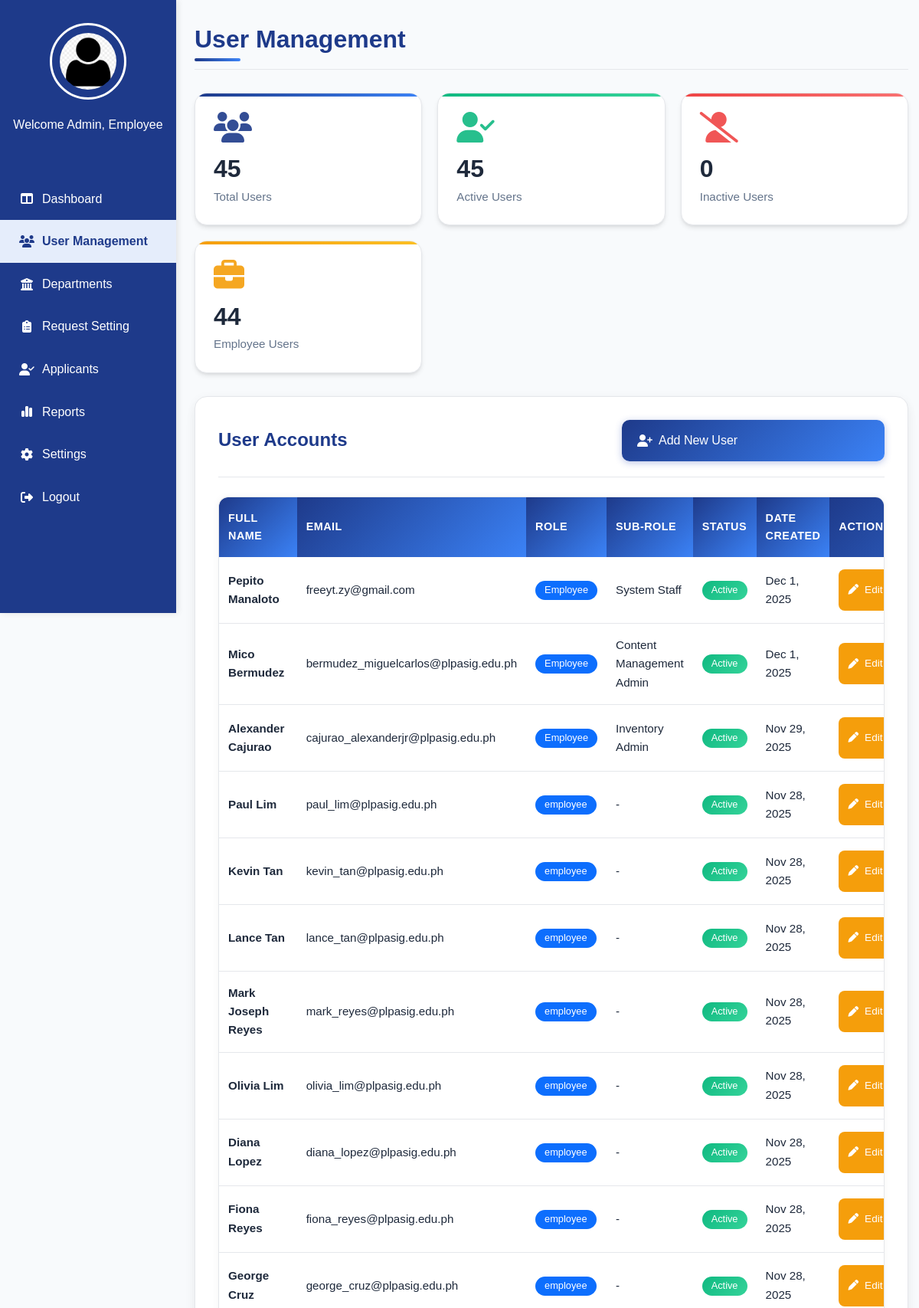
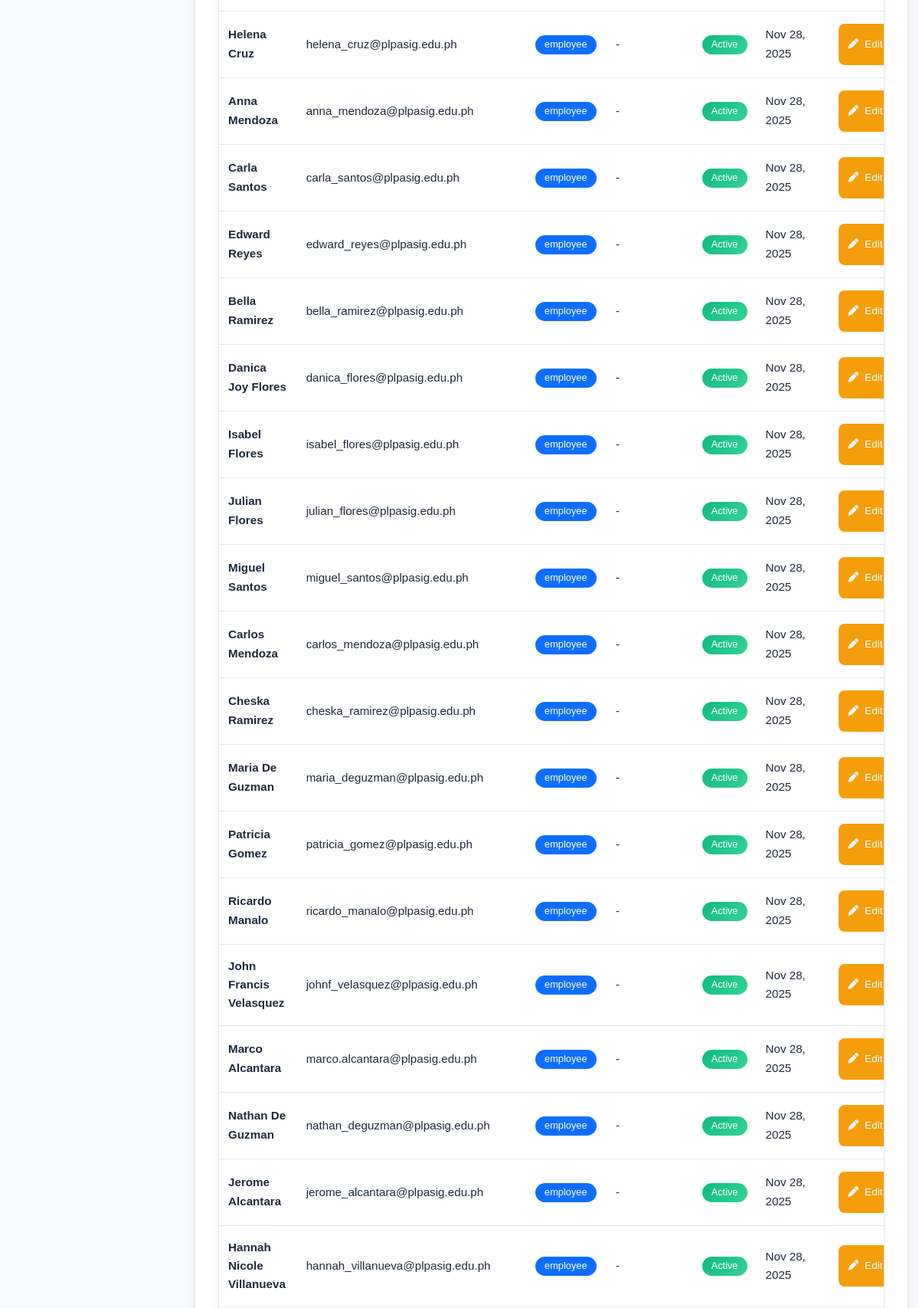
The page /Admin_UserManagement.php (upper part) on the database its author committed (2 pictures, top to bottom).
### tables this page shows
CREATE TABLE `user` (
  `applicant_employee_id` varchar(100) DEFAULT NULL,
  `email` varchar(100) NOT NULL,
  `password` varchar(255) NOT NULL,
  `role` varchar(50) NOT NULL,
  `fullname` varchar(150) NOT NULL,
  `status` varchar(20) NOT NULL,
  `created_at` datetime NOT NULL,
  `profile_pic` varchar(255) DEFAULT NULL,
  `reset_token` varchar(255) NOT NULL,
  `token_expiry` varchar(255) NOT NULL,
  `sub_role` varchar(50) DEFAULT NULL
);

### Admin_UserManagement.php (the view, shortened to what this page needs)
<?php
require 'admin/db.connect.php';
$adminname = $_SESSION['fullname'] ?? "Human Resource (HR) Admin";
$employeeID = $_SESSION['applicant_employee_id'] ?? null;
if ($employeeID) {
    $stmt = $conn->prepare("SELECT profile_pic FROM employee WHERE empID = ?");
    $stmt->bind_param("s", $employeeID);
    $stmt->execute();
    $result = $stmt->get_result();
    if ($result->num_rows > 0) {
        $row = $result->fetch_assoc();
        $profile_picture = !empty($row['profile_pic'])
            ? "uploads/employees/" . $row['profile_pic']
            : "uploads/employees/default.png";
    } else {
        $profile_picture = "uploads/employees/default.png";
    }
} else {
    $adminname = $_SESSION['fullname'] ?? "Employee";
    $profile_picture = "uploads/employees/default.png";
}
$totalUsers = $conn->query("SELECT COUNT(*) as count FROM user")->fetch_assoc()['count'];
$activeUsers = $conn->query("SELECT COUNT(*) as count FROM user WHERE status = 'Active'")->fetch_assoc()['count'];
$inactiveUsers = $conn->query("SELECT COUNT(*) as count FROM user WHERE status = 'Inactive'")->fetch_assoc()['count'];
$employeeUsers = $conn->query("SELECT COUNT(*) as count FROM user WHERE role = 'Employee'")->fetch_assoc()['count'];
?>
<!DOCTYPE html>
<html lang="en">
<head>
<link rel="stylesheet" href="admin-sidebar.css">
<link href="https://cdn.jsdelivr.net/npm/bootstrap@5.3.3/dist/css/bootstrap.min.css" rel="stylesheet">
<link rel="stylesheet" href="https://cdnjs.cloudflare.com/ajax/libs/font-awesome/6.5.0/css/all.min.css">
</head>
<body>
    <div class="sidebar">
        <div class="sidebar-logo">
             <a href="Admin_Profile.php" class="sidebar_logo">
             <img src="<?php echo htmlspecialchars($profile_picture); ?>" alt="Profile" class="sidebar-profile-img">
             </a>
        </div>
        <div class="sidebar-name">
            <p><?php echo "Welcome Admin, $adminname"; ?></p>
        </div>
    <ul class="nav flex-column">
        <li><a href="Admin_Dashboard.php"><i class="fa-solid fa-table-columns"></i> Dashboard</a></li>
        <li class="active"><a href="Admin_UserManagement.php"><i class="fa-solid fa-users"></i> User Management</a></li>
        <li><a href="Admin_Departments.php"><i class="fa-solid fa-building-columns"></i> Departments</a></li>
        <li><a href="Admin_RequestSetting.php"><i class="fa-solid fa-clipboard-list"></i> Request Setting</a></li>
        <li><a href="Admin-Applicants.php"><i class="fa-solid fa-user-check"></i> Applicants</a></li>
        <li><a href="Admin_Reports.php"><i class="fa-solid fa-chart-simple"></i> Reports</a></li>
        <li><a href="Admin-Settings.php"><i class="fa-solid fa-gear"></i> Settings</a></li>
        <li><a href="Login.php"><i class="fa-solid fa-right-from-bracket"></i> Logout</a></li>
    </ul>
</div>
<main class="main-content">
    <div class="main-content-header">
        <h1>User Management</h1>
    </div>
    <div class="stats-container">
        <div class="stat-card total-users fade-in">
            <i class="fa-solid fa-users"></i>
            <h3><?php echo $totalUsers; ?></h3>
            <p>Total Users</p>
        </div>
        <div class="stat-card active-users fade-in">
            <i class="fa-solid fa-user-check"></i>
            <h3><?php echo $activeUsers; ?></h3>
            <p>Active Users</p>
        </div>
        <div class="stat-card inactive-users fade-in">
            <i class="fa-solid fa-user-slash"></i>
            <h3><?php echo $inactiveUsers; ?></h3>
            <p>Inactive Users</p>
        </div>
        <div class="stat-card employee-users fade-in">
            <i class="fa-solid fa-briefcase"></i>
            <h3><?php echo $employeeUsers; ?></h3>
            <p>Employee Users</p>
        </div>
    </div>
    <div class="content-card fade-in">
        <div class="content-header">
            <h3>User Accounts</h3>
            <button class="btn btn-primary" data-bs-toggle="modal" data-bs-target="#addUserModal">
                <i class="fa-solid fa-user-plus"></i> Add New User
            </button>
        </div>
        <div class="table-container">
            <div class="table-responsive">
                <table class="table table-hover align-middle">
                    <thead>
                        <tr>
                            <th>Full Name</th>
                            <th>Email</th>
                            <th>Role</th>
                            <th>Sub-role</th>
                            <th>Status</th>
                            <th>Date Created</th>
                            <th>Actions</th>
                        </tr>
                    </thead>
                    <tbody>
                    <?php
                    $query = $conn->query("SELECT u.*, e.department AS emp_department, e.position AS emp_position, e.type_name AS emp_type_name FROM user u LEFT JOIN employee e ON e.empID = u.applicant_employee_id ORDER BY u.created_at DESC");
                    while ($row = $query->fetch_assoc()) {
                        $statusBadge = ($row['status'] == 'Active') ? 'bg-success' : 'bg-danger';
                        $subRole = $row['sub_role'] ?: '-';
                        echo "
                        <tr class='fade-in'>
                            <td><strong>{$row['fullname']}</strong></td>
                            <td>{$row['email']}</td>
                            <td><span class='badge bg-primary'>{$row['role']}</span></td>
                            <td>{$subRole}</td>
                            <td><span class='badge $statusBadge'>{$row['status']}</span></td>
                            <td>" . date('M j, Y', strtotime($row['created_at'])) . "</td>
                            <td>
                                <div class='action-buttons'>
                                    <button class='btn btn-sm btn-warning editBtn'
                                        data-fullname='{$row['fullname']}'
                                        data-email='{$row['email']}'
                                        data-role='{$row['role']}'
                                        data-subrole='{$row['sub_role']}'
                                        data-status='{$row['status']}'
                                        data-departmentname='{$row['emp_department']}'
                                        data-employmenttypename='{$row['emp_type_name']}'
                                        data-empid='{$row['applicant_employee_id']}'
                                        title='Edit User'>
                                        <i class='fa-solid fa-pen'></i> Edit
                                    </button>
                                </div>
                            </td>
                        </tr>";
                    }
                    ?>
                    </tbody>
                </table>
            </div>
        </div>
    </div>
</main>
</body>
</html>

### admin-sidebar.css (style rules this page uses)
* { margin: 0; padding: 0; box-sizing: border-box; }
body { font-family: "Poppins", "Roboto", sans-serif; }
img { height: 75px; width: 75px; padding: 10px; border-radius: 50%; }
.main-content { display: flex; justify-content: center; }
button { font-family: "Roboto", sans-serif; background-color: #2563EB; border: none; border-radius: 20px; width: 343px; height: 54px; color: #CEE3F5; font-size: 16px; margin: 20px 10px; cursor: pointer; transition: 0.3s; }
.main-content, .login-button, .forgot-password, .show-password { display: flex; justify-content: center; }
.sidebar { width: 230px; background-color: #1E3A8A; height: 100vh; display: flex; flex-direction: column; align-items: center; padding-top: 30px; position: fixed; left: 0; top: 0; box-shadow: 2px 0 8px rgba(0, 0, 0, 0.1); overflow-y: auto; scrollbar-width: thin; scrollbar-color: #e5edfb transparent; }
.nav { margin-top: 40px; list-style: none; width: 100%; padding: 0; }
.nav li { width: 100%; }
.nav li a { color: #ffffff; text-decoration: none; display: flex; align-items: center; gap: 10px; padding: 15px 25px; font-weight: 500; transition: all 0.3s ease; width: 100%; box-sizing: border-box; }
.nav li a:hover, .nav li.active a { background-color: #e5edfb; color: #1E3A8A; font-weight: 600; }
.nav i { width: 20px; text-align: center; }
.sidebar-logo { display: flex; flex-direction: column; align-items: center; gap: 10px; margin-bottom: 20px; }
.sidebar-logo img { width: 100px; height: 100px; border-radius: 50%; border: 3px solid white; cursor: pointer; transition: transform 0.3s ease; }
.sidebar-name p { color: white; text-align: center; font-weight: 500; }
:root { --primary:#1E3A8A; --primary-600:#2563EB; --bg:#F5F8FF; --text:#111827; --muted:#4b5563; --radius:12px; --shadow:0 10px 25px rgba(15,23,42,.08); --space-1:4px; --space-2:8px; --space-3:12px; --space-4:16px; --space-5:24px; --space-6:32px; --space-7:40px; }
.main-content { margin-left:230px !important; padding: var(--space-6) var(--space-5) !important; min-height:100vh; display:block; }
.main-content-header h1 { color: var(--primary); font-weight:700; margin-bottom: var(--space-6); }
.table { border-collapse: collapse; border-radius: var(--radius); overflow: hidden; }
.table th, .table td { padding: var(--space-4) var(--space-5); vertical-align: middle; }
.table thead { background-color: #e5edfb; }
.btn { border-radius: 10px; padding: 10px 16px; }
.btn-primary { background-color: var(--primary); border-color: var(--primary); }
.badge { border-radius:999px; padding:6px 10px; }

### rows shown on the page
user: fullname "Pepito Manaloto", email "freeyt.zy@gmail.com", role "Employee", sub_role "System Staff", status "Active", created_at "Dec 1, 2025"
user: fullname "Mico Bermudez", email "bermudez_miguelcarlos@plpasig.edu.ph", role "Employee", sub_role "Content Management Admin", status "Active", created_at "Dec 1, 2025"
user: fullname "Alexander Cajurao", email "cajurao_alexanderjr@plpasig.edu.ph", role "Employee", sub_role "Inventory Admin", status "Active", created_at "Nov 29, 2025"
user: fullname "Paul Lim", email "paul_lim@plpasig.edu.ph", role "employee", sub_role "-", status "Active", created_at "Nov 28, 2025"
user: fullname "Kevin Tan", email "kevin_tan@plpasig.edu.ph", role "employee", sub_role "-", status "Active", created_at "Nov 28, 2025"
user: fullname "Lance Tan", email "lance_tan@plpasig.edu.ph", role "employee", sub_role "-", status "Active", created_at "Nov 28, 2025"
user: fullname "Mark Joseph Reyes", email "mark_reyes@plpasig.edu.ph", role "employee", sub_role "-", status "Active", created_at "Nov 28, 2025"
user: fullname "Olivia Lim", email "olivia_lim@plpasig.edu.ph", role "employee", sub_role "-", status "Active", created_at "Nov 28, 2025"
user: fullname "Diana Lopez", email "diana_lopez@plpasig.edu.ph", role "employee", sub_role "-", status "Active", created_at "Nov 28, 2025"
user: fullname "Fiona Reyes", email "fiona_reyes@plpasig.edu.ph", role "employee", sub_role "-", status "Active", created_at "Nov 28, 2025"
user: fullname "George Cruz", email "george_cruz@plpasig.edu.ph", role "employee", sub_role "-", status "Active", created_at "Nov 28, 2025"
user: fullname "Helena Cruz", email "helena_cruz@plpasig.edu.ph", role "employee", sub_role "-", status "Active", created_at "Nov 28, 2025"
user: fullname "Anna Mendoza", email "anna_mendoza@plpasig.edu.ph", role "employee", sub_role "-", status "Active", created_at "Nov 28, 2025"
user: fullname "Carla Santos", email "carla_santos@plpasig.edu.ph", role "employee", sub_role "-", status "Active", created_at "Nov 28, 2025"
user: fullname "Edward Reyes", email "edward_reyes@plpasig.edu.ph", role "employee", sub_role "-", status "Active", created_at "Nov 28, 2025"
user: fullname "Bella Ramirez", email "bella_ramirez@plpasig.edu.ph", role "employee", sub_role "-", status "Active", created_at "Nov 28, 2025"
user: fullname "Danica Joy Flores", email "danica_flores@plpasig.edu.ph", role "employee", sub_role "-", status "Active", created_at "Nov 28, 2025"
user: fullname "Isabel Flores", email "isabel_flores@plpasig.edu.ph", role "employee", sub_role "-", status "Active", created_at "Nov 28, 2025"
user: fullname "Julian Flores", email "julian_flores@plpasig.edu.ph", role "employee", sub_role "-", status "Active", created_at "Nov 28, 2025"
user: fullname "Miguel Santos", email "miguel_santos@plpasig.edu.ph", role "employee", sub_role "-", status "Active", created_at "Nov 28, 2025"
user: fullname "Carlos Mendoza", email "carlos_mendoza@plpasig.edu.ph", role "employee", sub_role "-", status "Active", created_at "Nov 28, 2025"
user: fullname "Cheska Ramirez", email "cheska_ramirez@plpasig.edu.ph", role "employee", sub_role "-", status "Active", created_at "Nov 28, 2025"
user: fullname "Maria De Guzman", email "maria_deguzman@plpasig.edu.ph", role "employee", sub_role "-", status "Active", created_at "Nov 28, 2025"
user: fullname "Patricia Gomez", email "patricia_gomez@plpasig.edu.ph", role "employee", sub_role "-", status "Active", created_at "Nov 28, 2025"
user: fullname "Ricardo Manalo", email "ricardo_manalo@plpasig.edu.ph", role "employee", sub_role "-", status "Active", created_at "Nov 28, 2025"
user: fullname "John Francis Velasquez", email "johnf_velasquez@plpasig.edu.ph", role "employee", sub_role "-", status "Active", created_at "Nov 28, 2025"
user: fullname "Marco Alcantara", email "marco.alcantara@plpasig.edu.ph", role "employee", sub_role "-", status "Active", created_at "Nov 28, 2025"
user: fullname "Nathan De Guzman", email "nathan_deguzman@plpasig.edu.ph", role "employee", sub_role "-", status "Active", created_at "Nov 28, 2025"
user: fullname "Jerome Alcantara", email "jerome_alcantara@plpasig.edu.ph", role "employee", sub_role "-", status "Active", created_at "Nov 28, 2025"
user: fullname "Hannah Nicole Villanueva", email "hannah_villanueva@plpasig.edu.ph", role "employee", sub_role "-", status "Active", created_at "Nov 28, 2025"

### other values the page prints
$adminname "Employee"
$totalUsers "45"
$activeUsers "45"
$inactiveUsers "0"
$employeeUsers "44"
